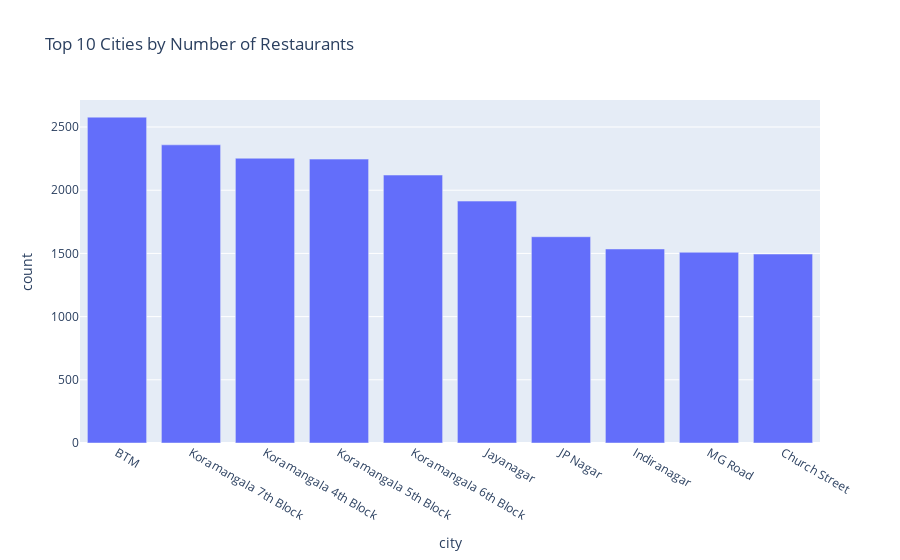

Here is the notebook cell this chart was saved with:
### Markdown cell above
## Which cities have the highest number of restaurants?

### Code cell
city_counts = df['listed_in(city)'].value_counts().nlargest(10).reset_index()
city_counts.columns = ['city', 'count']

px.bar(city_counts, x='city', y='count', 
             title="Top 10 Cities by Number of Restaurants")

### Figure 1 — Plotly figure (JSON) as saved in the notebook; plotly's stock layout.template omitted (floating-point values rounded to 4 significant figures)
{"data": [{"hovertemplate": "city=%{x}<br>count=%{y}<extra></extra>", "legendgroup": "", "marker": {"color": "#636efa", "pattern": {"shape": ""}}, "name": "", "orientation": "v", "showlegend": false, "textposition": "auto", "type": "bar", "x": ["BTM", "Koramangala 7th Block", "Koramangala 4th Block", "Koramangala 5th Block", "Koramangala 6th Block", "Jayanagar", "JP Nagar", "Indiranagar", "MG Road", "Church Street"], "xaxis": "x", "y": [2578, 2359, 2253, 2246, 2120, 1914, 1632, 1535, 1509, 1495], "yaxis": "y"}], "layout": {"barmode": "relative", "legend": {"tracegroupgap": 0}, "title": {"text": "Top 10 Cities by Number of Restaurants"}, "xaxis": {"anchor": "y", "domain": [0, 1], "title": {"text": "city"}}, "yaxis": {"anchor": "x", "domain": [0, 1], "title": {"text": "count"}}}}
